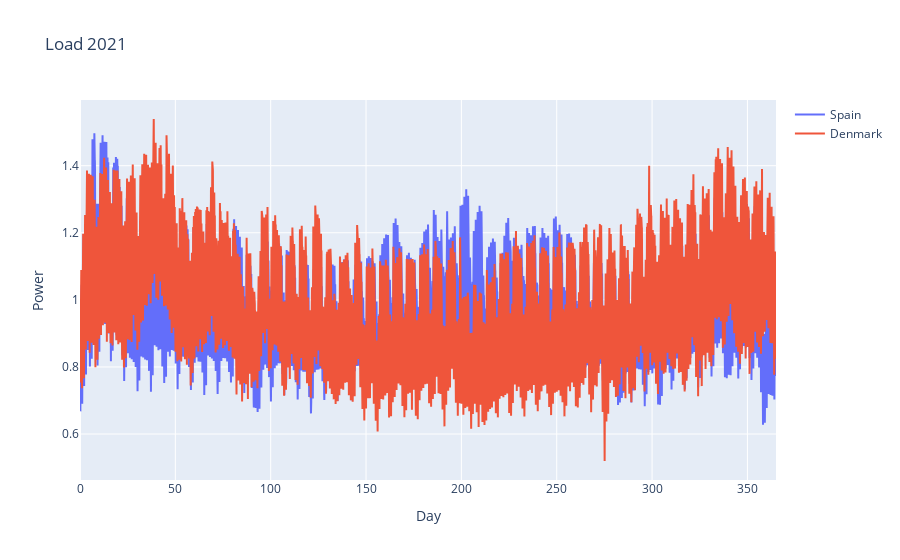

Notebook cell for this chart:
### Code cell
# Create a Plotly figure
fig = go.Figure()

fig.add_trace(go.Scatter(x=time, y=Load_ts, mode='lines', name='Spain'))
fig.update_layout(title='Load 2021', xaxis_title='Day', yaxis_title='Power')

# Show the plot
fig.show()

### Figure 1 — Plotly figure (JSON) as saved in the notebook; plotly's stock layout.template omitted (floating-point values rounded to 4 significant figures; data arrays with more than 128 entries replaced by an {"elided": "..."} marker saying what was removed)
{"data": [{"mode": "lines", "name": "Spain", "type": "scatter", "x": {"elided": "23360 float values"}, "y": {"elided": "23360 float values"}}, {"mode": "lines", "name": "Denmark", "type": "scatter", "x": {"elided": "23360 float values"}, "y": {"elided": "23360 float values"}}], "layout": {"title": {"text": "Load 2021"}, "xaxis": {"title": {"text": "Day"}}, "yaxis": {"title": {"text": "Power"}}}}
